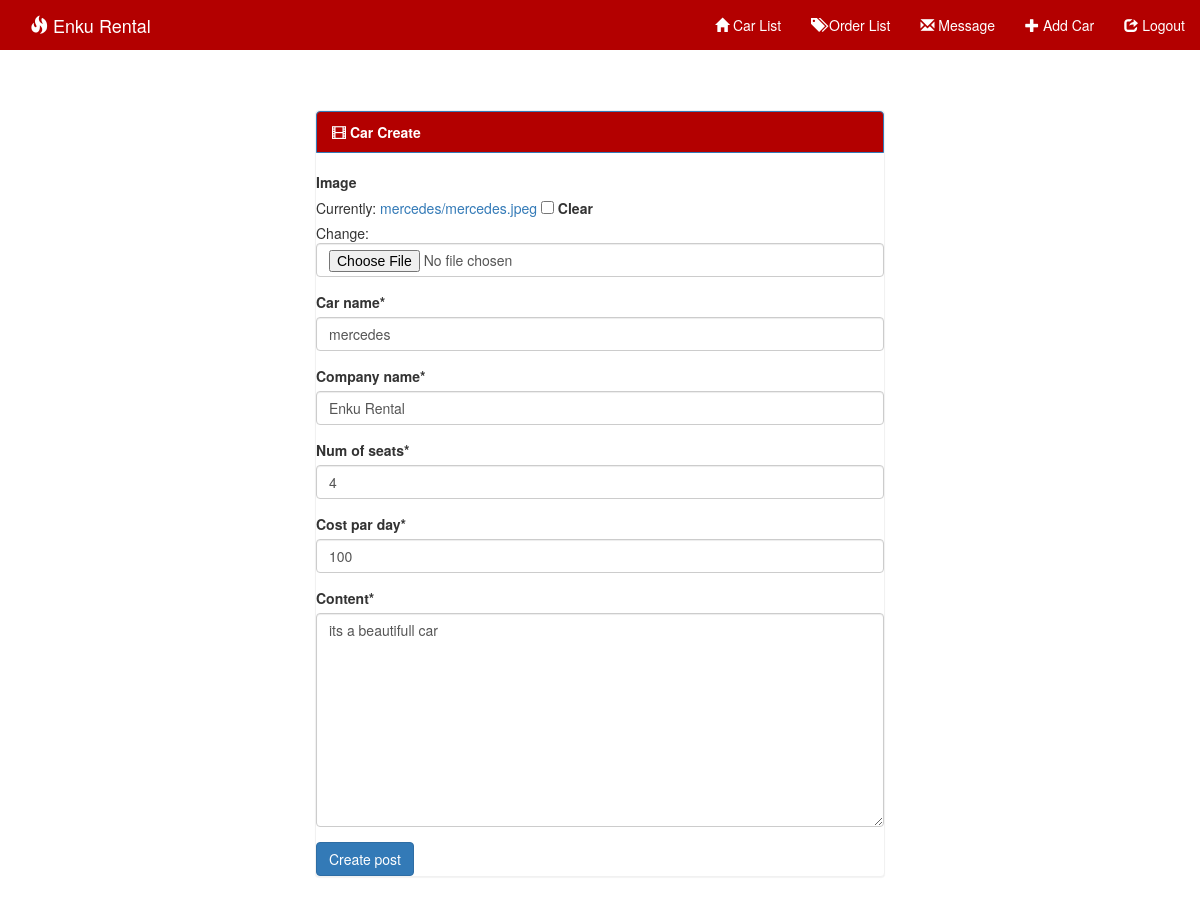
The page /car/2/edit/ on the database its author committed.
### system/models.py (models this page shows, shortened)
class Car(models.Model):
    image = models.ImageField(upload_to=uploaded_location,null=True, blank=True, width_field="width_field", height_field="height_field")
    height_field = models.IntegerField(default=0)
    width_field = models.IntegerField(default=0)
    car_name = models.CharField(max_length=100)
    company_name = models.CharField(max_length=100)
    num_of_seats = models.IntegerField()
    cost_par_day = models.CharField(max_length=50)
    content = models.TextField()
    like = models.IntegerField(default=0)

### system/views.py (the view)
# urls.py: path('<int:id>/edit/', views.car_update, name = "car_edit"),
def car_update(request, id=None):
    detail = get_object_or_404(Car, id=id)
    form = CarForm(request.POST or None, instance=detail)
    if form.is_valid():
        instance = form.save(commit=False)
        instance.save()
        return HttpResponseRedirect(instance.get_absolute_url())
    context = {
        "form": form,
        "title": "Update Car"
    }
    return render(request, 'car_create.html', context)

### system/forms.py
class CarForm(forms.ModelForm):
    class Meta:
        model = Car
        fields = [
            "image",
            "car_name",
            "company_name",
            "num_of_seats",
            "cost_par_day",
            "content",
        ]

### templates/car_create.html (shortened to what this page needs)
{% extends 'base.html' %}
{% load crispy_forms_tags %}
{% block nav %}
    <div class="collapse navbar-collapse" id="myNavbar">
      <ul class="nav navbar-nav navbar-right">
        <li><a href="{% url 'adminIndex' %}"><span class="glyphicon glyphicon-home"></span> Car List</a></li>
        <li><a href="{% url 'order_list' %}"><span class="glyphicon glyphicon-tags"></span> Order List</a></li>
        <li><a href="{% url 'message' %}"><span class="glyphicon glyphicon-envelope"></span> Message</a></li>
         <li><a href="{% url 'car_create' %}"><span class="glyphicon glyphicon-plus"></span> Add Car</a></li>
        <li><a href="{% url 'logout' %}"><span class="glyphicon glyphicon-share"></span> Logout</a></li>
      </ul>
    </div>
{% endblock %}
{% block body %}
<div class ='col-sm-6 col-sm-offset-3'>
    <div class="panel panel-primary">
<div class="list-group-item active">
    <strong><span class="glyphicon glyphicon-film"></span> Car Create</strong>
  </div><br>
<form method="POST" action="" enctype="multipart/form-data">{% csrf_token %}
      {{form|crispy}}
    <input type="submit" class='btn btn-primary' value="Create post">
</form>
        </div>
</div>
{% endblock %}

### templates/bootstrap3/field.html (shortened to what this page needs)
{% load crispy_forms_field %}
{% if field.is_hidden %}
    {{ field }}
{% else %}
    <{% if tag %}{{ tag }}{% else %}div{% endif %} id="div_{{ field.auto_id }}" {% if not field|is_checkbox %}class="form-group{% else %}class="checkbox{% endif %}">
        {% if field.label and not field|is_checkbox and form_show_labels %}
            <label {% if field.id_for_label and not field|is_radioselect %}for="{{ field.id_for_label }}" {% endif %} class="control-label {{ label_class }}{% if field.field.required %} requiredField{% endif %}">
                {{ field.label }}{% if field.field.required %}<span class="asteriskField">*</span>{% endif %}
            </label>
        {% endif %}
        {% if not field|is_checkboxselectmultiple and not field|is_radioselect %}
            {% if field|is_checkbox and form_show_labels %}
                <label for="{{ field.id_for_label }}" class="{% if field.field.required %} requiredField{% endif %}">
                    {% crispy_field field %}
                    {{ field.label }}{% if field.field.required %}<span class="asteriskField">*</span>{% endif %}
                </label>
                {% include 'bootstrap3/layout/help_text_and_errors.html' %}
            {% else %}
                <div class="controls {{ field_class }}">
                    {% if field|is_multivalue %}
                        {% crispy_field field %}
                    {% else %}
                        {% crispy_field field 'class' 'form-control' %}
                    {% endif %}
                </div>
            {% endif %}
        {% endif %}
    </{% if tag %}{{ tag }}{% else %}div{% endif %}>
{% endif %}

### static/css/style.css (style rules this page uses)
body { background:url('../images/'); }
.navbar li a, .navbar .navbar-brand { color: #fff !important; }
.panel { margin-top:25px; }
.panel-primary { border-color: #f1f1f1 !important; }
.list-group-item.active, .list-group-item.active:focus, .list-group-item.active:hover { background-color: #b30000 !important; }

### rows shown on the page
Car: car_name "mercedes" "Enku Rental" "4" "100" "its a beautifull car"

### other values the page prints
{{ field.label }} "Image" "Car name" "Company name" "Num of seats" "Cost par day" "Content"
